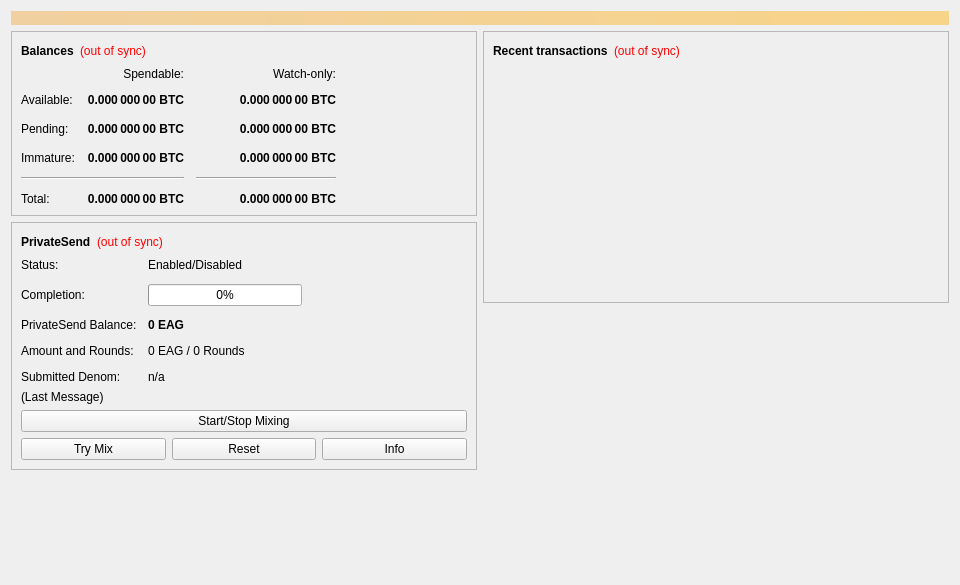
<?xml version="1.0" encoding="UTF-8"?>
<ui version="4.0">
 <class>OverviewPage</class>
 <widget class="QWidget" name="OverviewPage">
  <property name="geometry">
   <rect>
    <x>0</x>
    <y>0</y>
    <width>960</width>
    <height>585</height>
   </rect>
  </property>
  <property name="minimumSize">
   <size>
    <width>960</width>
    <height>0</height>
   </size>
  </property>
  <property name="windowTitle">
   <string>Form</string>
  </property>
  <layout class="QVBoxLayout" name="topLayout">
   <item>
    <widget class="QLabel" name="labelAlerts">
     <property name="visible">
      <bool>false</bool>
     </property>
     <property name="styleSheet">
      <string notr="true">background-color: qlineargradient(x1: 0, y1: 0, x2: 1, y2: 0, stop:0 #F0D0A0, stop:1 #F8D488); color:#000000;</string>
     </property>
     <property name="wordWrap">
      <bool>true</bool>
     </property>
     <property name="margin">
      <number>3</number>
     </property>
    </widget>
   </item>
   <item>
    <layout class="QHBoxLayout" name="horizontalLayout" stretch="1,1">
     <item>
      <layout class="QVBoxLayout" name="verticalLayout_2">
       <item>
        <widget class="QFrame" name="frame">
         <property name="frameShape">
          <enum>QFrame::StyledPanel</enum>
         </property>
         <property name="frameShadow">
          <enum>QFrame::Raised</enum>
         </property>
         <layout class="QVBoxLayout" name="verticalLayout_4">
          <item>
           <layout class="QHBoxLayout" name="horizontalLayout_4">
            <item>
             <widget class="QLabel" name="label_5">
              <property name="font">
               <font>
                <weight>75</weight>
                <bold>true</bold>
               </font>
              </property>
              <property name="text">
               <string>Balances</string>
              </property>
             </widget>
            </item>
            <item>
             <widget class="QLabel" name="labelWalletStatus">
              <property name="toolTip">
               <string>The displayed information may be out of date. Your wallet automatically synchronizes with the EACoin network after a connection is established, but this process has not completed yet.</string>
              </property>
              <property name="styleSheet">
               <string notr="true">QLabel { color: red; }</string>
              </property>
              <property name="text">
               <string notr="true">(out of sync)</string>
              </property>
              <property name="alignment">
               <set>Qt::AlignLeading|Qt::AlignLeft|Qt::AlignVCenter</set>
              </property>
             </widget>
            </item>
            <item>
             <spacer name="horizontalSpacer_3">
              <property name="orientation">
               <enum>Qt::Horizontal</enum>
              </property>
              <property name="sizeHint" stdset="0">
               <size>
                <width>40</width>
                <height>20</height>
               </size>
              </property>
             </spacer>
            </item>
           </layout>
          </item>
          <item>
           <layout class="QGridLayout" name="gridLayout">
            <property name="spacing">
             <number>12</number>
            </property>
            <item row="2" column="2">
             <widget class="QLabel" name="labelWatchPending">
              <property name="font">
               <font>
                <weight>75</weight>
                <bold>true</bold>
               </font>
              </property>
              <property name="cursor">
               <cursorShape>IBeamCursor</cursorShape>
              </property>
              <property name="toolTip">
               <string>Unconfirmed transactions to watch-only addresses</string>
              </property>
              <property name="text">
               <string notr="true">0.000 000 00 BTC</string>
              </property>
              <property name="alignment">
               <set>Qt::AlignRight|Qt::AlignTrailing|Qt::AlignVCenter</set>
              </property>
              <property name="textInteractionFlags">
               <set>Qt::LinksAccessibleByMouse|Qt::TextSelectableByKeyboard|Qt::TextSelectableByMouse</set>
              </property>
             </widget>
            </item>
            <item row="2" column="1">
             <widget class="QLabel" name="labelUnconfirmed">
              <property name="font">
               <font>
                <weight>75</weight>
                <bold>true</bold>
               </font>
              </property>
              <property name="cursor">
               <cursorShape>IBeamCursor</cursorShape>
              </property>
              <property name="toolTip">
               <string>Total of transactions that have yet to be confirmed, and do not yet count toward the spendable balance</string>
              </property>
              <property name="text">
               <string notr="true">0.000 000 00 BTC</string>
              </property>
              <property name="alignment">
               <set>Qt::AlignRight|Qt::AlignTrailing|Qt::AlignVCenter</set>
              </property>
              <property name="textInteractionFlags">
               <set>Qt::LinksAccessibleByMouse|Qt::TextSelectableByKeyboard|Qt::TextSelectableByMouse</set>
              </property>
             </widget>
            </item>
            <item row="3" column="2">
             <widget class="QLabel" name="labelWatchImmature">
              <property name="font">
               <font>
                <weight>75</weight>
                <bold>true</bold>
               </font>
              </property>
              <property name="cursor">
               <cursorShape>IBeamCursor</cursorShape>
              </property>
              <property name="toolTip">
               <string>Mined balance in watch-only addresses that has not yet matured</string>
              </property>
              <property name="text">
               <string notr="true">0.000 000 00 BTC</string>
              </property>
              <property name="alignment">
               <set>Qt::AlignRight|Qt::AlignTrailing|Qt::AlignVCenter</set>
              </property>
              <property name="textInteractionFlags">
               <set>Qt::LinksAccessibleByMouse|Qt::TextSelectableByKeyboard|Qt::TextSelectableByMouse</set>
              </property>
             </widget>
            </item>
            <item row="4" column="0" colspan="2">
             <widget class="Line" name="lineSpendableBalance">
              <property name="orientation">
               <enum>Qt::Horizontal</enum>
              </property>
             </widget>
            </item>
            <item row="4" column="2">
             <widget class="Line" name="lineWatchBalance">
              <property name="sizePolicy">
               <sizepolicy hsizetype="Preferred" vsizetype="Fixed">
                <horstretch>0</horstretch>
                <verstretch>0</verstretch>
               </sizepolicy>
              </property>
              <property name="minimumSize">
               <size>
                <width>140</width>
                <height>0</height>
               </size>
              </property>
              <property name="orientation">
               <enum>Qt::Horizontal</enum>
              </property>
             </widget>
            </item>
            <item row="5" column="0">
             <widget class="QLabel" name="labelTotalText">
              <property name="text">
               <string>Total:</string>
              </property>
             </widget>
            </item>
            <item row="3" column="1">
             <widget class="QLabel" name="labelImmature">
              <property name="font">
               <font>
                <weight>75</weight>
                <bold>true</bold>
               </font>
              </property>
              <property name="cursor">
               <cursorShape>IBeamCursor</cursorShape>
              </property>
              <property name="toolTip">
               <string>Mined balance that has not yet matured</string>
              </property>
              <property name="text">
               <string notr="true">0.000 000 00 BTC</string>
              </property>
              <property name="alignment">
               <set>Qt::AlignRight|Qt::AlignTrailing|Qt::AlignVCenter</set>
              </property>
              <property name="textInteractionFlags">
               <set>Qt::LinksAccessibleByMouse|Qt::TextSelectableByKeyboard|Qt::TextSelectableByMouse</set>
              </property>
             </widget>
            </item>
            <item row="2" column="3">
             <spacer name="horizontalSpacer_2">
              <property name="orientation">
               <enum>Qt::Horizontal</enum>
              </property>
              <property name="sizeHint" stdset="0">
               <size>
                <width>40</width>
                <height>20</height>
               </size>
              </property>
             </spacer>
            </item>
            <item row="3" column="0">
             <widget class="QLabel" name="labelImmatureText">
              <property name="text">
               <string>Immature:</string>
              </property>
             </widget>
            </item>
            <item row="5" column="1">
             <widget class="QLabel" name="labelTotal">
              <property name="font">
               <font>
                <weight>75</weight>
                <bold>true</bold>
               </font>
              </property>
              <property name="cursor">
               <cursorShape>IBeamCursor</cursorShape>
              </property>
              <property name="toolTip">
               <string>Your current total balance</string>
              </property>
              <property name="text">
               <string notr="true">0.000 000 00 BTC</string>
              </property>
              <property name="alignment">
               <set>Qt::AlignRight|Qt::AlignTrailing|Qt::AlignVCenter</set>
              </property>
              <property name="textInteractionFlags">
               <set>Qt::LinksAccessibleByMouse|Qt::TextSelectableByKeyboard|Qt::TextSelectableByMouse</set>
              </property>
             </widget>
            </item>
            <item row="5" column="2">
             <widget class="QLabel" name="labelWatchTotal">
              <property name="font">
               <font>
                <weight>75</weight>
                <bold>true</bold>
               </font>
              </property>
              <property name="cursor">
               <cursorShape>IBeamCursor</cursorShape>
              </property>
              <property name="toolTip">
               <string>Current total balance in watch-only addresses</string>
              </property>
              <property name="text">
               <string notr="true">0.000 000 00 BTC</string>
              </property>
              <property name="alignment">
               <set>Qt::AlignRight|Qt::AlignTrailing|Qt::AlignVCenter</set>
              </property>
              <property name="textInteractionFlags">
               <set>Qt::LinksAccessibleByMouse|Qt::TextSelectableByKeyboard|Qt::TextSelectableByMouse</set>
              </property>
             </widget>
            </item>
            <item row="0" column="2">
             <widget class="QLabel" name="labelWatchonly">
              <property name="text">
               <string>Watch-only:</string>
              </property>
              <property name="alignment">
               <set>Qt::AlignRight|Qt::AlignTrailing|Qt::AlignVCenter</set>
              </property>
             </widget>
            </item>
            <item row="1" column="0">
             <widget class="QLabel" name="labelBalanceText">
              <property name="text">
               <string>Available:</string>
              </property>
             </widget>
            </item>
            <item row="1" column="1">
             <widget class="QLabel" name="labelBalance">
              <property name="font">
               <font>
                <weight>75</weight>
                <bold>true</bold>
               </font>
              </property>
              <property name="cursor">
               <cursorShape>IBeamCursor</cursorShape>
              </property>
              <property name="toolTip">
               <string>Your current spendable balance</string>
              </property>
              <property name="text">
               <string notr="true">0.000 000 00 BTC</string>
              </property>
              <property name="alignment">
               <set>Qt::AlignRight|Qt::AlignTrailing|Qt::AlignVCenter</set>
              </property>
              <property name="textInteractionFlags">
               <set>Qt::LinksAccessibleByMouse|Qt::TextSelectableByKeyboard|Qt::TextSelectableByMouse</set>
              </property>
             </widget>
            </item>
            <item row="1" column="2">
             <widget class="QLabel" name="labelWatchAvailable">
              <property name="font">
               <font>
                <weight>75</weight>
                <bold>true</bold>
               </font>
              </property>
              <property name="cursor">
               <cursorShape>IBeamCursor</cursorShape>
              </property>
              <property name="toolTip">
               <string>Your current balance in watch-only addresses</string>
              </property>
              <property name="text">
               <string notr="true">0.000 000 00 BTC</string>
              </property>
              <property name="alignment">
               <set>Qt::AlignRight|Qt::AlignTrailing|Qt::AlignVCenter</set>
              </property>
              <property name="textInteractionFlags">
               <set>Qt::LinksAccessibleByMouse|Qt::TextSelectableByKeyboard|Qt::TextSelectableByMouse</set>
              </property>
             </widget>
            </item>
            <item row="2" column="0">
             <widget class="QLabel" name="labelPendingText">
              <property name="text">
               <string>Pending:</string>
              </property>
             </widget>
            </item>
            <item row="0" column="1">
             <widget class="QLabel" name="labelSpendable">
              <property name="text">
               <string>Spendable:</string>
              </property>
              <property name="alignment">
               <set>Qt::AlignRight|Qt::AlignTrailing|Qt::AlignVCenter</set>
              </property>
             </widget>
            </item>
           </layout>
          </item>
         </layout>
        </widget>
       </item>
       <item>
        <widget class="QFrame" name="framePrivateSend">
         <property name="layoutDirection">
          <enum>Qt::LeftToRight</enum>
         </property>
         <property name="frameShape">
          <enum>QFrame::StyledPanel</enum>
         </property>
         <property name="frameShadow">
          <enum>QFrame::Raised</enum>
         </property>
         <layout class="QVBoxLayout" name="VerticalLayout_PS1">
          <item>
           <layout class="QHBoxLayout" name="horizontalLayout_5">
            <item>
             <widget class="QLabel" name="labelPrivateSendHeader">
              <property name="font">
               <font>
                <weight>75</weight>
                <bold>true</bold>
               </font>
              </property>
              <property name="text">
               <string>PrivateSend</string>
              </property>
             </widget>
            </item>
            <item>
             <widget class="QLabel" name="labelPrivateSendSyncStatus">
              <property name="toolTip">
               <string>The displayed information may be out of date. Your wallet automatically synchronizes with the EACoin network after a connection is established, but this process has not completed yet.</string>
              </property>
              <property name="styleSheet">
               <string notr="true">QLabel { color: red; }</string>
              </property>
              <property name="text">
               <string notr="true">(out of sync)</string>
              </property>
              <property name="alignment">
               <set>Qt::AlignLeading|Qt::AlignLeft|Qt::AlignVCenter</set>
              </property>
             </widget>
            </item>
            <item>
             <spacer name="horizontalSpacer_4">
              <property name="orientation">
               <enum>Qt::Horizontal</enum>
              </property>
              <property name="sizeHint" stdset="0">
               <size>
                <width>40</width>
                <height>20</height>
               </size>
              </property>
             </spacer>
            </item>
           </layout>
          </item>
          <item>
           <layout class="QFormLayout" name="privateSendFormLayout">
            <property name="fieldGrowthPolicy">
             <enum>QFormLayout::AllNonFixedFieldsGrow</enum>
            </property>
            <property name="horizontalSpacing">
             <number>11</number>
            </property>
            <property name="verticalSpacing">
             <number>12</number>
            </property>
            <item row="0" column="0">
             <widget class="QLabel" name="labelPrivateSendEnabledText">
              <property name="text">
               <string>Status:</string>
              </property>
             </widget>
            </item>
            <item row="0" column="1">
             <widget class="QLabel" name="labelPrivateSendEnabled">
              <property name="text">
               <string>Enabled/Disabled</string>
              </property>
             </widget>
            </item>
            <item row="1" column="0">
             <widget class="QLabel" name="labelCompletitionText">
              <property name="text">
               <string>Completion:</string>
              </property>
             </widget>
            </item>
            <item row="1" column="1">
             <widget class="QProgressBar" name="privateSendProgress">
              <property name="maximumSize">
               <size>
                <width>154</width>
                <height>16777215</height>
               </size>
              </property>
              <property name="value">
               <number>0</number>
              </property>
             </widget>
            </item>
            <item row="2" column="0">
             <widget class="QLabel" name="labelAnonymizedText">
              <property name="text">
               <string>PrivateSend Balance:</string>
              </property>
             </widget>
            </item>
            <item row="2" column="1">
             <widget class="QLabel" name="labelAnonymized">
              <property name="font">
               <font>
                <weight>75</weight>
                <bold>true</bold>
               </font>
              </property>
              <property name="text">
               <string notr="true">0 EAG</string>
              </property>
             </widget>
            </item>
            <item row="3" column="0">
             <widget class="QLabel" name="labelAmountAndRoundsText">
              <property name="text">
               <string>Amount and Rounds:</string>
              </property>
             </widget>
            </item>
            <item row="3" column="1">
             <widget class="QLabel" name="labelAmountRounds">
              <property name="text">
               <string>0 EAG / 0 Rounds</string>
              </property>
             </widget>
            </item>
            <item row="4" column="0">
             <widget class="QLabel" name="labelSubmittedDenomText">
              <property name="text">
               <string>Submitted Denom:</string>
              </property>
             </widget>
            </item>
            <item row="4" column="1">
             <widget class="QLabel" name="labelSubmittedDenom">
              <property name="toolTip">
               <string>The denominations you submitted to the Masternode.&lt;br&gt;To mix, other users must submit the exact same denominations.</string>
              </property>
              <property name="text">
               <string>n/a</string>
              </property>
             </widget>
            </item>
           </layout>
          </item>
          <item>
           <layout class="QVBoxLayout" name="VerticalLayout_PS">
            <item>
             <widget class="QLabel" name="labelPrivateSendLastMessage">
              <property name="text">
               <string>(Last Message)</string>
              </property>
              <property name="alignment">
               <set>Qt::AlignLeading|Qt::AlignLeft|Qt::AlignTop</set>
              </property>
              <property name="wordWrap">
               <bool>true</bool>
              </property>
             </widget>
            </item>
            <item>
             <widget class="QPushButton" name="togglePrivateSend">
              <property name="sizePolicy">
               <sizepolicy hsizetype="MinimumExpanding" vsizetype="Fixed">
                <horstretch>0</horstretch>
                <verstretch>0</verstretch>
               </sizepolicy>
              </property>
              <property name="text">
               <string>Start/Stop Mixing</string>
              </property>
             </widget>
            </item>
            <item>
             <layout class="QHBoxLayout" name="horizontalLayout_debugbuttons">
              <item>
               <widget class="QPushButton" name="privateSendAuto">
                <property name="sizePolicy">
                 <sizepolicy hsizetype="MinimumExpanding" vsizetype="Fixed">
                  <horstretch>0</horstretch>
                  <verstretch>0</verstretch>
                 </sizepolicy>
                </property>
                <property name="toolTip">
                 <string>Try to manually submit a PrivateSend request.</string>
                </property>
                <property name="text">
                 <string>Try Mix</string>
                </property>
               </widget>
              </item>
              <item>
               <widget class="QPushButton" name="privateSendReset">
                <property name="sizePolicy">
                 <sizepolicy hsizetype="MinimumExpanding" vsizetype="Fixed">
                  <horstretch>0</horstretch>
                  <verstretch>0</verstretch>
                 </sizepolicy>
                </property>
                <property name="toolTip">
                 <string>Reset the current status of PrivateSend (can interrupt PrivateSend if it's in the process of Mixing, which can cost you money!)</string>
                </property>
                <property name="autoFillBackground">
                 <bool>false</bool>
                </property>
                <property name="text">
                 <string>Reset</string>
                </property>
               </widget>
              </item>
              <item>
               <widget class="QPushButton" name="privateSendInfo">
                <property name="sizePolicy">
                 <sizepolicy hsizetype="MinimumExpanding" vsizetype="Fixed">
                  <horstretch>0</horstretch>
                  <verstretch>0</verstretch>
                 </sizepolicy>
                </property>
                <property name="toolTip">
                 <string>Information about PrivateSend and Mixing</string>
                </property>
                <property name="text">
                 <string>Info</string>
                </property>
               </widget>
              </item>
             </layout>
            </item>
           </layout>
          </item>
         </layout>
        </widget>
       </item>
       <item>
        <spacer name="verticalSpacer">
         <property name="orientation">
          <enum>Qt::Vertical</enum>
         </property>
         <property name="sizeHint" stdset="0">
          <size>
           <width>20</width>
           <height>40</height>
          </size>
         </property>
        </spacer>
       </item>
      </layout>
     </item>
     <item>
      <layout class="QVBoxLayout" name="verticalLayout_3">
       <item>
        <widget class="QFrame" name="frame_2">
         <property name="frameShape">
          <enum>QFrame::StyledPanel</enum>
         </property>
         <property name="frameShadow">
          <enum>QFrame::Raised</enum>
         </property>
         <layout class="QVBoxLayout" name="verticalLayout">
          <item>
           <layout class="QHBoxLayout" name="horizontalLayout_2">
            <item>
             <widget class="QLabel" name="label_4">
              <property name="font">
               <font>
                <weight>75</weight>
                <bold>true</bold>
               </font>
              </property>
              <property name="text">
               <string>Recent transactions</string>
              </property>
             </widget>
            </item>
            <item>
             <widget class="QLabel" name="labelTransactionsStatus">
              <property name="toolTip">
               <string>The displayed information may be out of date. Your wallet automatically synchronizes with the EACoin network after a connection is established, but this process has not completed yet.</string>
              </property>
              <property name="styleSheet">
               <string notr="true">QLabel { color: red; }</string>
              </property>
              <property name="text">
               <string notr="true">(out of sync)</string>
              </property>
              <property name="alignment">
               <set>Qt::AlignLeading|Qt::AlignLeft|Qt::AlignVCenter</set>
              </property>
             </widget>
            </item>
            <item>
             <spacer name="horizontalSpacer">
              <property name="orientation">
               <enum>Qt::Horizontal</enum>
              </property>
              <property name="sizeHint" stdset="0">
               <size>
                <width>40</width>
                <height>20</height>
               </size>
              </property>
             </spacer>
            </item>
           </layout>
          </item>
          <item>
           <widget class="QListView" name="listTransactions">
            <property name="styleSheet">
             <string notr="true">QListView { background: transparent; }</string>
            </property>
            <property name="frameShape">
             <enum>QFrame::NoFrame</enum>
            </property>
            <property name="verticalScrollBarPolicy">
             <enum>Qt::ScrollBarAlwaysOff</enum>
            </property>
            <property name="horizontalScrollBarPolicy">
             <enum>Qt::ScrollBarAlwaysOff</enum>
            </property>
            <property name="selectionMode">
             <enum>QAbstractItemView::NoSelection</enum>
            </property>
           </widget>
          </item>
         </layout>
        </widget>
       </item>
       <item>
        <spacer name="verticalSpacer_2">
         <property name="orientation">
          <enum>Qt::Vertical</enum>
         </property>
         <property name="sizeHint" stdset="0">
          <size>
           <width>20</width>
           <height>40</height>
          </size>
         </property>
        </spacer>
       </item>
      </layout>
     </item>
    </layout>
   </item>
  </layout>
 </widget>
 <resources/>
 <connections/>
</ui>
